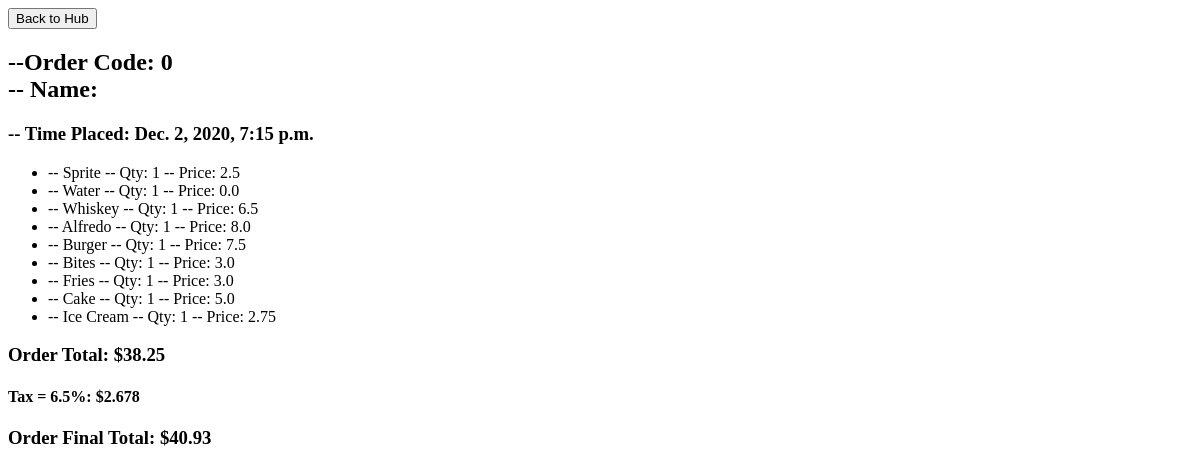
Before: /OrderingSystem/View_Items/0/ with the older database file.
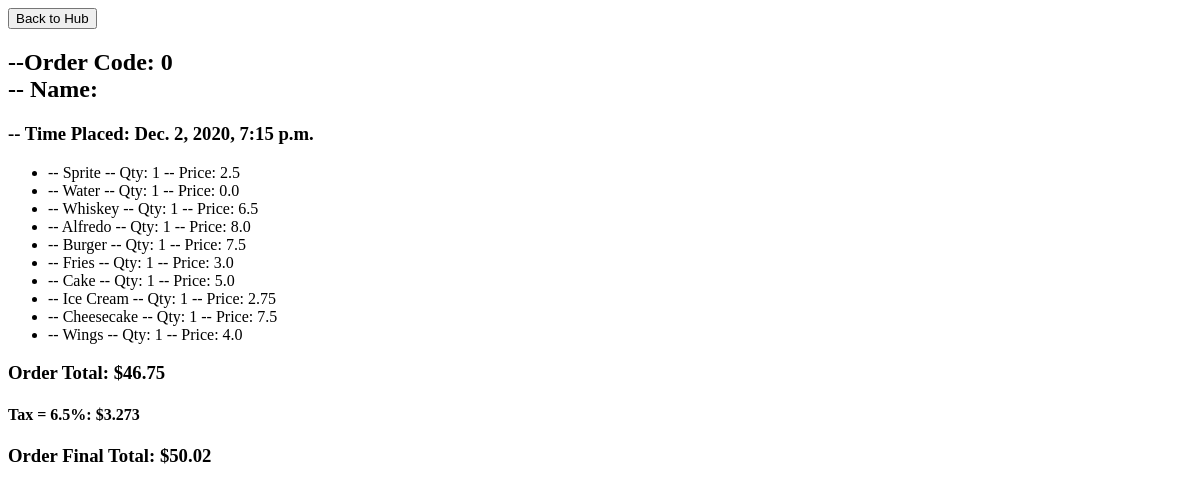
After: the same page with the newer database file.
### OrderingSystem/models.py (models this page shows, shortened)
class Item(models.Model):
    on_order = models.ForeignKey(Order, on_delete=models.CASCADE, default='')  # changed from manytomany to foreignkey
    on_menu = models.ForeignKey(ItemMenu, on_delete=models.CASCADE, default='')  # belongs on menu or inactive
    on_category = models.ForeignKey(ItemCategory, on_delete=models.CASCADE, default='')  # what category is this
    item_name = models.CharField(max_length=200, default='')
    item_quantity = models.IntegerField(default=1)
    item_price = models.FloatField(default=1.0)

### OrderingSystem/views.py (the view)
# urls.py: path('View_Items/<int:order_num>/', views.ViewItems.as_view(), name='view_order'),
class ViewItems(generic.ListView):
    template_name = 'ordering/items_list.html'
    context_object_name = 'my_items'
    def get_context_data(self, **kwargs):
        context = super(ViewItems, self).get_context_data(**kwargs)
        order_sum = Item.objects.filter(
            on_order__order_num__exact=self.kwargs['order_num']
        ).aggregate(Sum('item_price')).get('item_price__sum')
        context.update({
            'store': self.kwargs['order_num'],
            'order_total': order_sum,
            'order_tax': order_sum * .07,
            'order_after_tax': order_sum * 1.07,
            'time_placed': getattr(Order.objects.get(order_num__exact=self.kwargs['order_num']), 'order_time'),
        })
        return context
    def get_queryset(self):
        exact_num = self.kwargs['order_num']
        return Item.objects.filter(
            on_order__order_num__exact=exact_num
        )

### templates/ordering/items_list.html (shortened to what this page needs)
{% extends 'base.html' %}
{% block content %}
<form action="{% url 'hub' %}">
	<input type="submit" value="Back to Hub"/>
</form>
	<h2>--Order Code: {{store}}
	<br>--	Name: {{user.username}}</h2>
	<h3>--	Time Placed: {{time_placed}}</h3>
		<ul>
		{% for item in my_items %}
			<li>
			-- {{item.item_name}} -- Qty: {{item.item_quantity}} -- Price: {{item.item_price}}
			</li>
		{% endfor %}
		</ul>
	<h3>Order Total: ${{order_total|floatformat:2}}</h3>
	<h4>Tax = 6.5%: ${{order_tax|floatformat:3}}</h4>
	<h3>Order Final Total: ${{order_after_tax|floatformat:2}}</h3>
{% endblock %}

Changed rows visible on the page:
removed Item: item_name "Bites", item_quantity "1", item_price "3.0"
added Item: item_name "Cheesecake", item_quantity "1", item_price "7.5"
added Item: item_name "Wings", item_quantity "1", item_price "4.0"
Other visible differences:
{{ order_total|floatformat:2 }}: "38.25" → "46.75"
{{ order_tax|floatformat:3 }}: "2.678" → "3.273"
{{ order_after_tax|floatformat:2 }}: "40.93" → "50.02"
